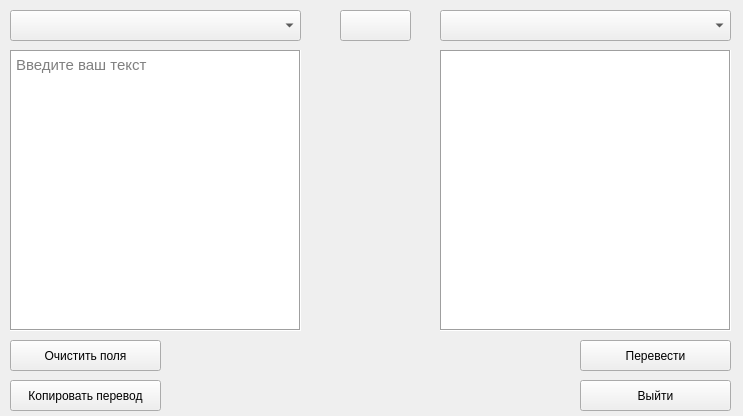
<?xml version="1.0" encoding="UTF-8"?>
<ui version="4.0">
 <class>MainWindow</class>
 <widget class="QMainWindow" name="MainWindow">
  <property name="geometry">
   <rect>
    <x>0</x>
    <y>0</y>
    <width>743</width>
    <height>416</height>
   </rect>
  </property>
  <property name="windowTitle">
   <string>Переводчик</string>
  </property>
  <property name="windowIcon">
   <iconset>
    <normaloff>Фото/depositphotos_420527924-stock-illustration-vector-language-translator-editable-icon.jpg</normaloff>Фото/depositphotos_420527924-stock-illustration-vector-language-translator-editable-icon.jpg</iconset>
  </property>
  <widget class="QWidget" name="centralwidget">
   <widget class="QComboBox" name="comboBox_with_lag">
    <property name="geometry">
     <rect>
      <x>10</x>
      <y>10</y>
      <width>291</width>
      <height>31</height>
     </rect>
    </property>
    <property name="font">
     <font>
      <pointsize>10</pointsize>
     </font>
    </property>
   </widget>
   <widget class="QComboBox" name="comboBox_in_lag">
    <property name="geometry">
     <rect>
      <x>440</x>
      <y>10</y>
      <width>291</width>
      <height>31</height>
     </rect>
    </property>
    <property name="font">
     <font>
      <pointsize>10</pointsize>
     </font>
    </property>
   </widget>
   <widget class="QTextEdit" name="textEdit_translet_with">
    <property name="enabled">
     <bool>true</bool>
    </property>
    <property name="geometry">
     <rect>
      <x>10</x>
      <y>50</y>
      <width>291</width>
      <height>281</height>
     </rect>
    </property>
    <property name="font">
     <font>
      <pointsize>11</pointsize>
     </font>
    </property>
    <property name="frameShape">
     <enum>QFrame::Box</enum>
    </property>
    <property name="placeholderText">
     <string>Введите ваш текст</string>
    </property>
   </widget>
   <widget class="QTextEdit" name="textEdit_translet_in">
    <property name="geometry">
     <rect>
      <x>440</x>
      <y>50</y>
      <width>291</width>
      <height>281</height>
     </rect>
    </property>
    <property name="font">
     <font>
      <pointsize>11</pointsize>
     </font>
    </property>
    <property name="frameShape">
     <enum>QFrame::Box</enum>
    </property>
    <property name="readOnly">
     <bool>true</bool>
    </property>
    <property name="placeholderText">
     <string/>
    </property>
   </widget>
   <widget class="QPushButton" name="pushButton_translet">
    <property name="enabled">
     <bool>true</bool>
    </property>
    <property name="geometry">
     <rect>
      <x>580</x>
      <y>340</y>
      <width>151</width>
      <height>31</height>
     </rect>
    </property>
    <property name="text">
     <string>Перевести</string>
    </property>
   </widget>
   <widget class="QPushButton" name="pushButton_Clear">
    <property name="geometry">
     <rect>
      <x>10</x>
      <y>340</y>
      <width>151</width>
      <height>31</height>
     </rect>
    </property>
    <property name="text">
     <string>Очистить поля</string>
    </property>
   </widget>
   <widget class="QPushButton" name="pushButton_perer">
    <property name="geometry">
     <rect>
      <x>340</x>
      <y>10</y>
      <width>71</width>
      <height>31</height>
     </rect>
    </property>
    <property name="text">
     <string/>
    </property>
    <property name="icon">
     <iconset>
      <normaloff>Фото/free-icon-two-arrows-pointing-right-and-left-46246.png</normaloff>Фото/free-icon-two-arrows-pointing-right-and-left-46246.png</iconset>
    </property>
    <property name="iconSize">
     <size>
      <width>40</width>
      <height>40</height>
     </size>
    </property>
   </widget>
   <widget class="QPushButton" name="pushButton_exit">
    <property name="geometry">
     <rect>
      <x>580</x>
      <y>380</y>
      <width>151</width>
      <height>31</height>
     </rect>
    </property>
    <property name="text">
     <string>Выйти</string>
    </property>
   </widget>
   <widget class="QPushButton" name="pushButton_copy">
    <property name="geometry">
     <rect>
      <x>10</x>
      <y>380</y>
      <width>151</width>
      <height>31</height>
     </rect>
    </property>
    <property name="text">
     <string>Копировать перевод</string>
    </property>
   </widget>
  </widget>
 </widget>
 <resources/>
 <connections>
  <connection>
   <sender>pushButton_Clear</sender>
   <signal>clicked()</signal>
   <receiver>textEdit_translet_with</receiver>
   <slot>clear()</slot>
   <hints>
    <hint type="sourcelabel">
     <x>85</x>
     <y>370</y>
    </hint>
    <hint type="destinationlabel">
     <x>143</x>
     <y>268</y>
    </hint>
   </hints>
  </connection>
  <connection>
   <sender>pushButton_Clear</sender>
   <signal>clicked()</signal>
   <receiver>textEdit_translet_in</receiver>
   <slot>clear()</slot>
   <hints>
    <hint type="sourcelabel">
     <x>159</x>
     <y>360</y>
    </hint>
    <hint type="destinationlabel">
     <x>502</x>
     <y>343</y>
    </hint>
   </hints>
  </connection>
 </connections>
</ui>
